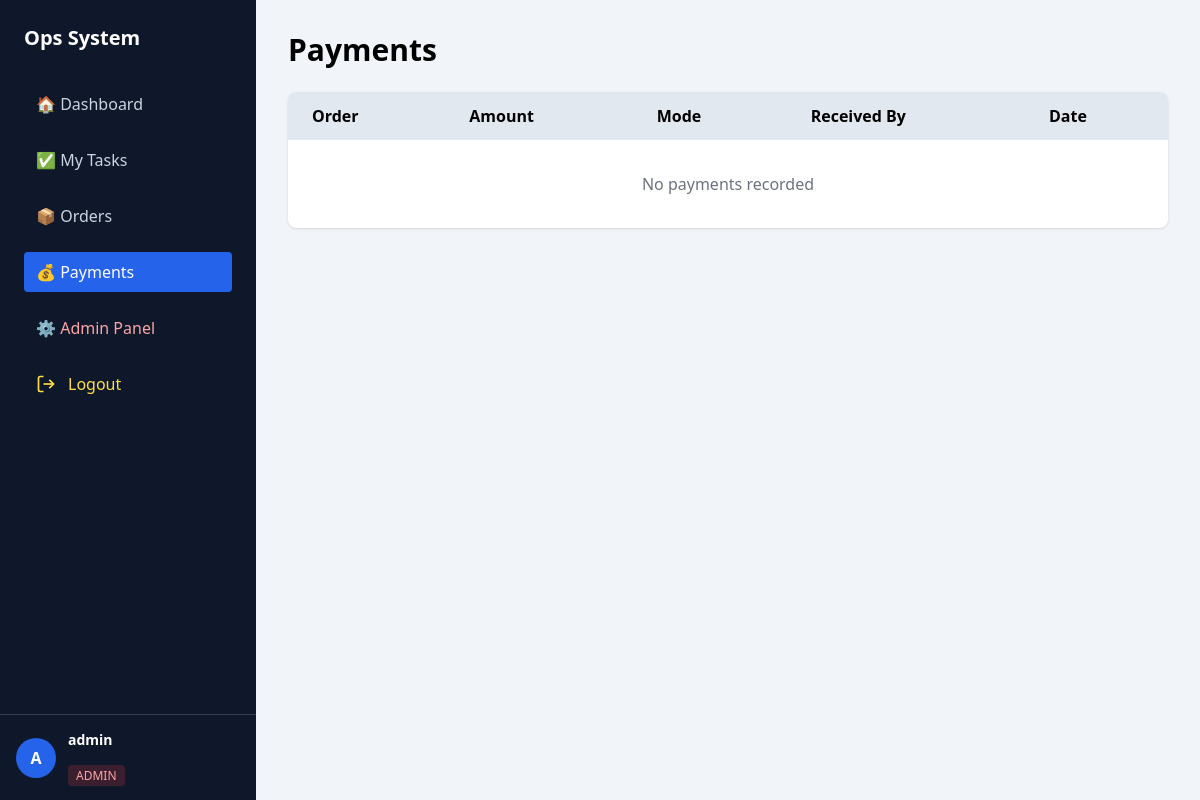
Page /payments/ (signed in) on the earlier database version.
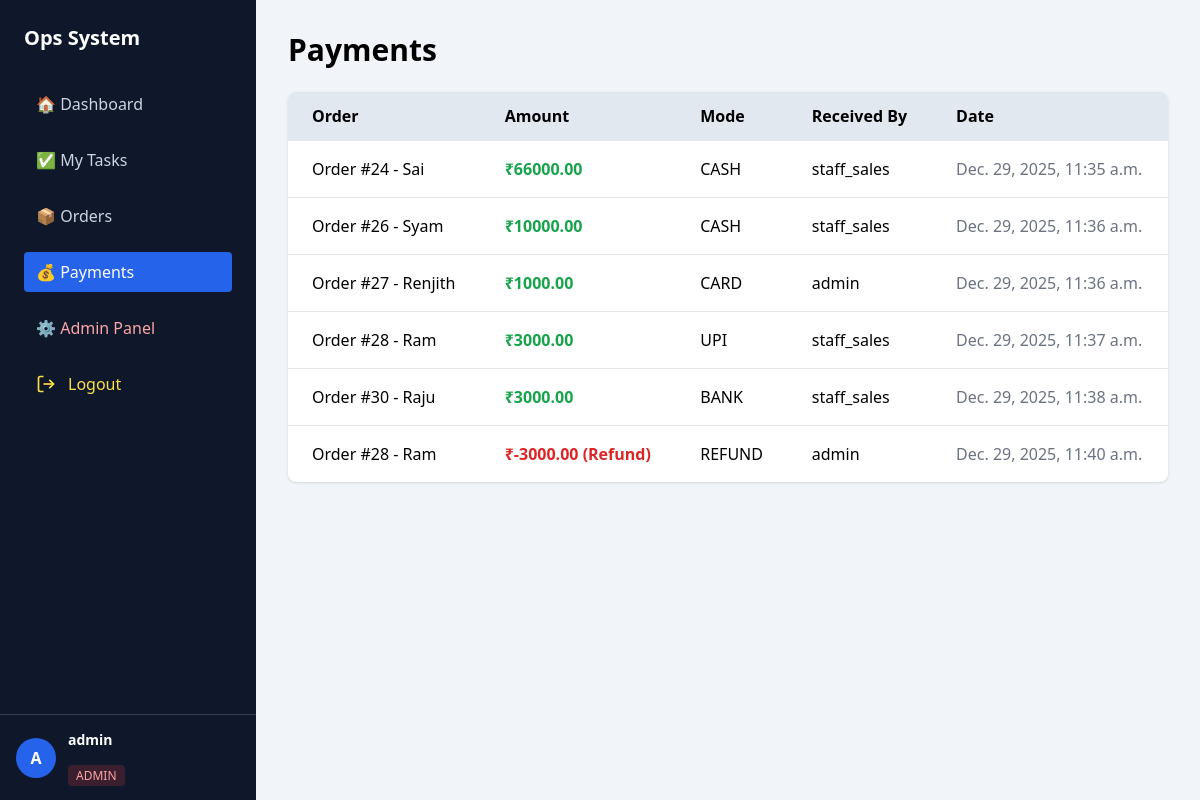
Same page on the later database version.
### payments/models.py (models this page shows, shortened)
class Payment(models.Model):
    PAYMENT_MODE_CHOICES = (
        ('CASH', 'Cash'),
        ('UPI', 'UPI'),
        ('BANK', 'Bank Transfer'),
        ('CARD', 'Card'),
        ('REFUND', 'Refund'),
    )
    order = models.ForeignKey(
        Order,
        on_delete=models.PROTECT,
        related_name='payments'
    )
    amount = models.DecimalField(max_digits=10, decimal_places=2)
    payment_mode = models.CharField(
        max_length=10,
        choices=PAYMENT_MODE_CHOICES
    )
    received_by = models.ForeignKey(
        User,
        on_delete=models.SET_NULL,
        null=True
    )
    received_at = models.DateTimeField(auto_now_add=True)
    notes = models.TextField(blank=True)

### orders/models.py (models this page shows, shortened)
class Order(models.Model):
    STATUS_CHOICES = (
        ('NEW', 'New'),
        ('IN_PROGRESS', 'In Progress'),
        ('COMPLETED', 'Completed'),
        ('CANCELLED', 'Cancelled'),
    )
    customer_name = models.CharField(max_length=100)
    product = models.ForeignKey(Product, on_delete=models.PROTECT)
    quantity = models.PositiveIntegerField()
    status = models.CharField(
        max_length=20,
        choices=STATUS_CHOICES,
        default='NEW'
    )
    assigned_to = models.ForeignKey(
        User,
        on_delete=models.SET_NULL,
        null=True,
        blank=True
    )
    created_at = models.DateTimeField(auto_now_add=True)
    def __str__(self):
        return f"Order #{self.id} - {self.customer_name}"

### core/views.py (the view)
# urls.py: path('payments/', views.payments_view, name='payments'),
@login_required
def payments_view(request):
    payments = Payment.objects.all()
    return render(request, 'core/payments.html', {'payments': payments})

### core/templates/core/payments.html
{% extends "core/base.html" %}
{% block content %}
<h1 class="text-3xl font-bold mb-6">Payments</h1>
<div class="bg-white shadow rounded-lg overflow-hidden">
<table class="min-w-full">
    <thead class="bg-slate-200 text-left">
        <tr>
            <th class="px-6 py-3">Order</th>
            <th class="px-6 py-3">Amount</th>
            <th class="px-6 py-3">Mode</th>
            <th class="px-6 py-3">Received By</th>
            <th class="px-6 py-3">Date</th>
        </tr>
    </thead>
    <tbody>
        {% for payment in payments %}
        <tr class="border-t hover:bg-slate-50">
            <td class="px-6 py-4">{{ payment.order }}</td>
            <td class="px-6 py-4 font-semibold">
                {% if payment.amount < 0 %}
                    <span class="text-red-600">
                        ₹{{ payment.amount }} (Refund)
                    </span>
                {% else %}
                    <span class="text-green-600">
                        ₹{{ payment.amount }}
                    </span>
                {% endif %}
            </td>
            <td class="px-6 py-4">{{ payment.payment_mode }}</td>
            <td class="px-6 py-4">{{ payment.received_by }}</td>
            <td class="px-6 py-4 text-gray-500">{{ payment.received_at }}</td>
        </tr>
        {% empty %}
        <tr>
            <td colspan="5" class="text-center py-8 text-gray-500">
                No payments recorded
            </td>
        </tr>
        {% endfor %}
    </tbody>
</table>
</div>
{% endblock %}

Differences in the rows shown:
added Payment: order "Order #24 - Sai", amount "66000.00", payment_mode "CASH", received_by "staff_sales", received_at "Dec. 29, 2025, 11:35 a.m."
added Payment: order "Order #26 - Syam", amount "10000.00", payment_mode "CASH", received_by "staff_sales", received_at "Dec. 29, 2025, 11:36 a.m."
added Payment: order "Order #27 - Renjith", amount "1000.00", payment_mode "CARD", received_by "admin", received_at "Dec. 29, 2025, 11:36 a.m."
added Payment: order "Order #28 - Ram", amount "3000.00", payment_mode "UPI", received_by "staff_sales", received_at "Dec. 29, 2025, 11:37 a.m."
added Payment: order "Order #30 - Raju", amount "3000.00", payment_mode "BANK", received_by "staff_sales", received_at "Dec. 29, 2025, 11:38 a.m."
added Payment: order "Order #28 - Ram", amount "-3000.00", payment_mode "REFUND", received_by "admin", received_at "Dec. 29, 2025, 11:40 a.m."
Other differences:
text no longer shown: "No payments recorded"
